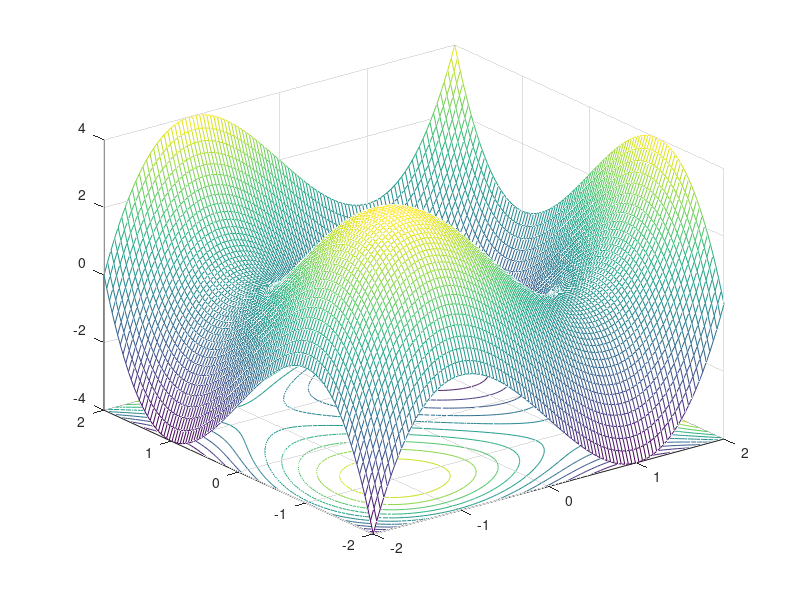

The MATLAB source for this figure:
clear all ;
clf ;

f = @(x,y) x.^3 + y.^3 - 3*x - 3*y ;

fv = @(v) f(v(1),v(2)) ;

xb = linspace(-2,2,100) ;
yb = linspace(-2,2,100) ;
[X,Y] = meshgrid(xb, yb) ;
Z = f(X,Y) ;
meshc(X,Y,Z) ;

